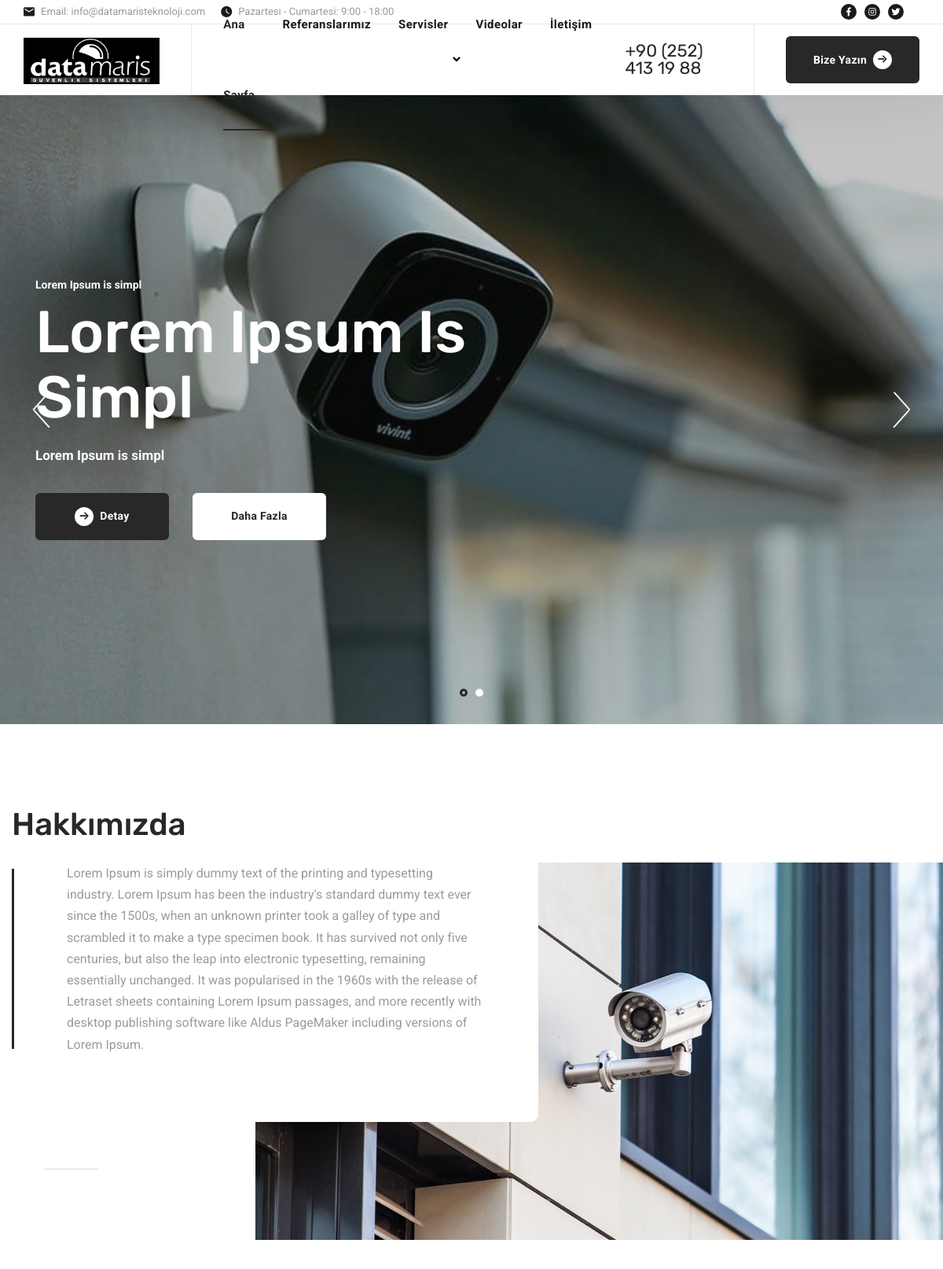
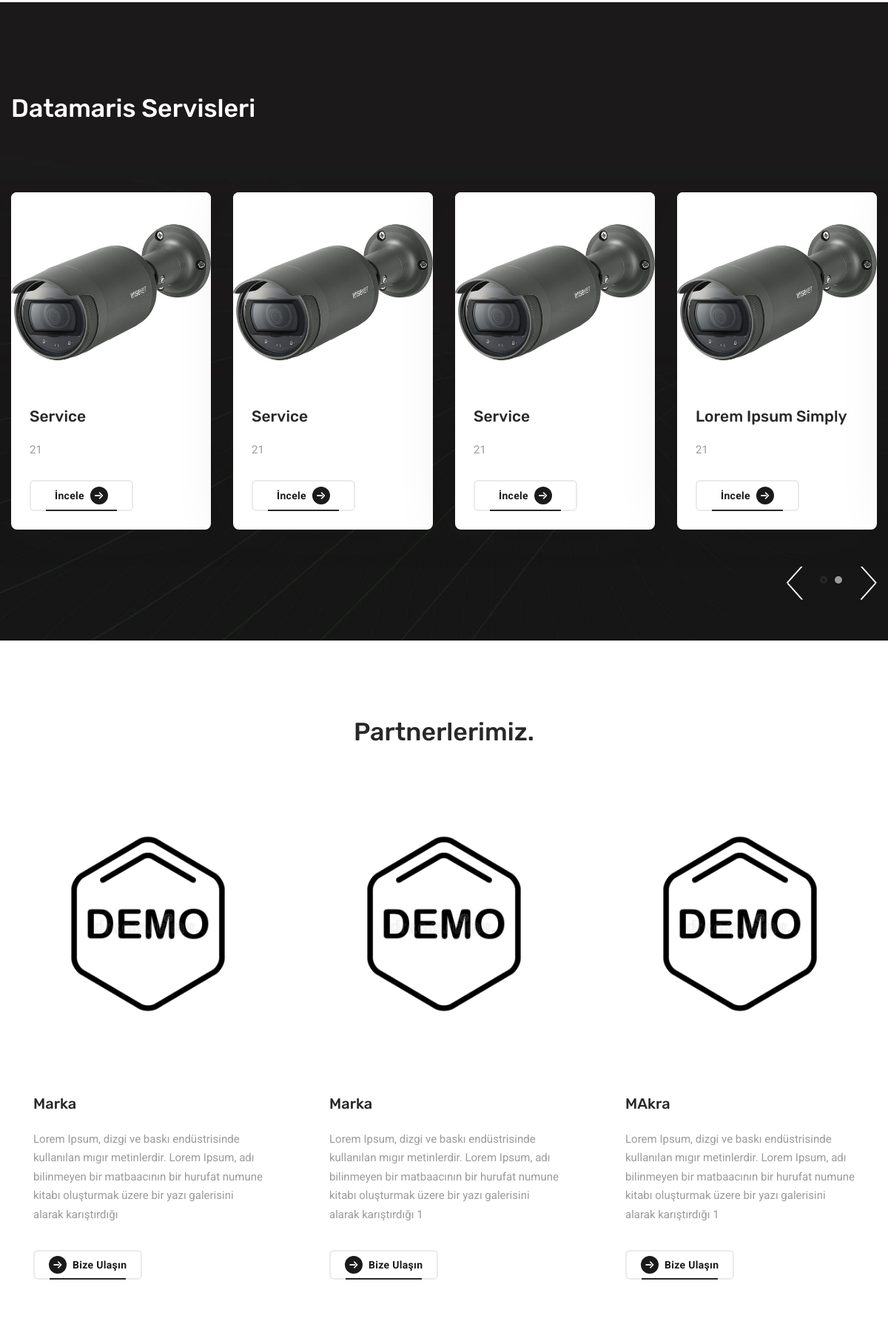
The page / (upper part) on the database its author committed (2 pictures, top to bottom).
### datamaris/models.py (models this page shows, shortened)
class Slider(models.Model):
    title= models.CharField(max_length=200, verbose_name='İlk Yazı')
    header= models.CharField(max_length=200, verbose_name='Kalın Yazı')
    info= models.CharField(max_length=200, verbose_name='Mini Açıklama')
    linkone =  models.CharField(max_length=20, verbose_name='Yönlendirilcek Sayfa 1')
    linktwo = models.CharField(max_length=20, verbose_name='Yönlendirilcek Sayfa 2')
    image = models.ImageField(upload_to='products/%y/%m/%d', blank=True)

class About(models.Model):
    title = models.TextField(max_length=50, verbose_name='Titile')
    about = models.TextField(max_length=1000, verbose_name='Hakkımızda')
    image = models.ImageField(upload_to='products/%y/%m/%d', blank=True)
    url = EmbedVideoField()

class Service(models.Model):
    title = models.CharField(max_length=20, verbose_name='Service title')
    service = models.CharField(max_length=250, verbose_name='Mini Açıklama')
    header = models.CharField(max_length=500, verbose_name='Başlık')
    info=RichTextUploadingField()
    infoTwo = RichTextUploadingField()
    ability = models.CharField(max_length=60, verbose_name='Giriş Yapınız')
    ability2 = models.CharField(max_length=60, verbose_name='Giriş Yapınız')
    ability3 = models.CharField(max_length=60, verbose_name='Giriş Yapınız')
    ability4 = models.CharField(max_length=60, verbose_name='Giriş Yapınız')
    ability5 = models.CharField(max_length=60, verbose_name='Giriş Yapınız')
    ability6 = models.CharField(max_length=60, verbose_name='Giriş Yapınız')
    image = models.ImageField(upload_to='products/%y/%m/%d', blank=True)
    slug = models.SlugField(max_length=200, db_index=True)
    def get_absolute_url(self):
        return reverse('datamaris:service_detail', args=[self.slug, self.id])

class Partners(models.Model):
    title = models.CharField(max_length=50, verbose_name='Title')
    about = models.TextField(max_length=200, verbose_name='Mini Açıkalma 200 ü geçmicek')
    image = models.ImageField(upload_to='products/%y/%m/%d', blank=True)

### datamaris/views.py (the view)
# urls.py: path('',views.index,name='index'),
def index(request):
    partners = Partners.objects.all()
    sliders = Slider.objects.all()
    abouts = About.objects.all()
    services = Service.objects.all()
    personels = Personel.objects.all()
    referances = Referance.objects.all()
    comments = Comment.objects.all()
    context = {
        'abouts':abouts,
        'services':services,
        'personels':personels,
        'referances':referances,
        'comments':comments,
        'sliders':sliders,
        'partners':partners
    }
    return render(request,'central/index.html',context)

### datamaris/templates/central/index.html (shortened to what this page needs)
{% extends "base.html" %}
{% load static i18n %}
{% block content %}
<section class="slider">
      <div class="slick-carousel carousel-arrows-light carousel-dots-light m-slides-0"
        data-slick='{"slidesToShow": 1, "arrows": true, "dots": true, "speed": 700,"fade": true,"cssEase": "linear"}'>
        {% for slider in sliders %}
        <div class="slide-item align-v-h bg-overlay bg-overlay-2">
          <div class="container">
            <div class="row">
              <div class="col-sm-12 col-md-12 col-lg-12 col-xl-8">
                <div class="slide__body">
                  <span class="slide__subtitle">{{slider.title}}</span>
                  <h2 class="slide__title">{{slider.header}}</h2>
                  <p class="slide__desc">{{slider.info}}
                  </p>
                  <div class="d-flex">
                    <a href="{{slider.link}}" class="btn btn__primary mr-30">
                      <i class="icon-arrow-right"></i><span>Detay</span>
                    </a>
                    <a href="{{slider.linktwo}}" class="btn btn__white">Daha Fazla</a>
                  </div>
                </div>
              </div>
            </div>
          </div>
        </div>
        {% endfor %}
      </div>
    </section>
{% for about in abouts %}
<section class="banner-layout5">
      <div class="container">
        <div class="row">
          <div class="col-sm-12 col-md-12 col-lg-10 col-xl-7">
            <div class="heading-layout2">
              <h2 class="heading__title">{{about.title}}</h2>
            </div>
          </div>
        </div>
        <div class="row">
          <div class="col-sm-12 col-md-12 col-lg-7">
            <div class="text-block">
              <div class="banner__text">
                <p>{{about.about}}</p>
              </div>
            </div>
          </div>
          <div class="col-sm-12 col-md-12 col-lg-5">
            <div class="img-block">
              <div class="video__wrapper d-flex align-items-center">
                <span class="video__btn-divider"></span>
                <a class="video__btn popup-video" href="https://www.youtube.com/watch?v=nrJtHemSPW4">
                </a>
              </div>
              <img src="{% if about.image %}{{ about.image.url }}{% endif %}" alt="banner">
            </div>
          </div>
        </div>
      </div>
    </section>
{% endfor %}
<section class="services-layout2 pt-120">
      <div class="container">
        <div class="row mb-70">
          <div class="col-sm-12 col-md-12 col-lg-5">
            <h3 class="heading__title color-white">Datamaris Servisleri</h3>
          </div>
        </div>
        <div class="row">
          <div class="col-12">
            <div class="slick-carousel carousel-arrows-light"
              data-slick='{"slidesToShow": 4, "slidesToScroll": 4, "arrows": true, "dots": true, "responsive": [ {"breakpoint": 992, "settings": {"slidesToShow": 2, "slidesToScroll": 2}}, {"breakpoint": 767, "settings": {"slidesToShow": 1, "slidesToScroll": 1}}]}'>
                {% for service in services %}
              <div class="service-item">
                <div class="service__img">
                  <img src="{% if service.image %}{{ service.image.url }}{% endif %}" alt="service" loading="lazy">
                </div>
                <div class="service__body">
                  <h4 class="service__title">{{service.title}}</h4>
                  <p class="service__desc">{{service.header}} </p>
                  <a href="{{service.get_absolute_url}}" class="btn btn__secondary btn__outlined btn__custom">
                    <span>İncele</span>
                    <i class="icon-arrow-right"></i>
                  </a>
                </div>
              </div>
                {% endfor %}
            </div>
          </div>
        </div>
      </div>
    </section>
<section class="post-grid pb-60">
      <div class="container">
        <div class="row">
          <div class="col-sm-12 col-md-12 col-lg-6 offset-lg-3">
            <div class="heading text-center mb-50">
              <h3 class="heading__title">Partnerlerimiz.</h3>
            </div>
          </div>
        </div>
        <div class="row">
        {% for partner in partners %}
          <div class="col-sm-12 col-md-6 col-lg-4">
            <div class="post-item">
              <div class="post__img">
                <a href="blog-single-post.html">
                  <img src="{% if partner.image %}{{ partner.image.url }}{% endif %}" alt="post image" loading="lazy">
                </a>
              </div>
              <div class="post__body">
                <h4 class="post__title"><a href="#">{{partner.title}}
                  </a></h4>
                <p class="post__desc">{{partner.about}}
                </p>
                <a href="/datamaris/contact/" class="btn btn__secondary btn__outlined btn__custom">
                  <i class="icon-arrow-right"></i>
                  <span>Bize Ulaşın</span>
                </a>
              </div>
            </div>
          </div>
        {% endfor %}
        </div>
      </div>
    </section>
{% endblock %}

### rows shown on the page
Slider: title "Lorem Ipsum is simpl", header "Lorem Ipsum Is Simpl", info "Lorem Ipsum is simpl"
About: title "Hakkımızda", about "Lorem Ipsum is simply dummy text of the printing and typesetting industry. Lorem Ipsum has been the industry's standard dummy text ever since the 1500s, when an unknown printer took a galley of type and scrambled it to make a type specimen book. It has survived not only five centuries, but also the leap into electronic typesetting, remaining essentially unchanged. It was popularised in the 1960s with the release of Letraset sheets containing Lorem Ipsum passages, and more recently with desktop publishing software like Aldus PageMaker including versions of Lorem Ipsum.", image (picture)
Service: image (picture), title "Service", header "21"
Service: image (picture), title "Service", header "21"
Service: image (picture), title "Service", header "21"
Service: image (picture), title "Lorem Ipsum Simply", header "21"
Partners: image (picture), title "Marka", about "Lorem Ipsum, dizgi ve baskı endüstrisinde kullanılan mıgır metinlerdir. Lorem Ipsum, adı bilinmeyen bir matbaacının bir hurufat numune kitabı oluşturmak üzere bir yazı galerisini alarak karıştırdığı"
Partners: image (picture), title "Marka", about "Lorem Ipsum, dizgi ve baskı endüstrisinde kullanılan mıgır metinlerdir. Lorem Ipsum, adı bilinmeyen bir matbaacının bir hurufat numune kitabı oluşturmak üzere bir yazı galerisini alarak karıştırdığı 1"
Partners: image (picture), title "MAkra", about "Lorem Ipsum, dizgi ve baskı endüstrisinde kullanılan mıgır metinlerdir. Lorem Ipsum, adı bilinmeyen bir matbaacının bir hurufat numune kitabı oluşturmak üzere bir yazı galerisini alarak karıştırdığı 1"
